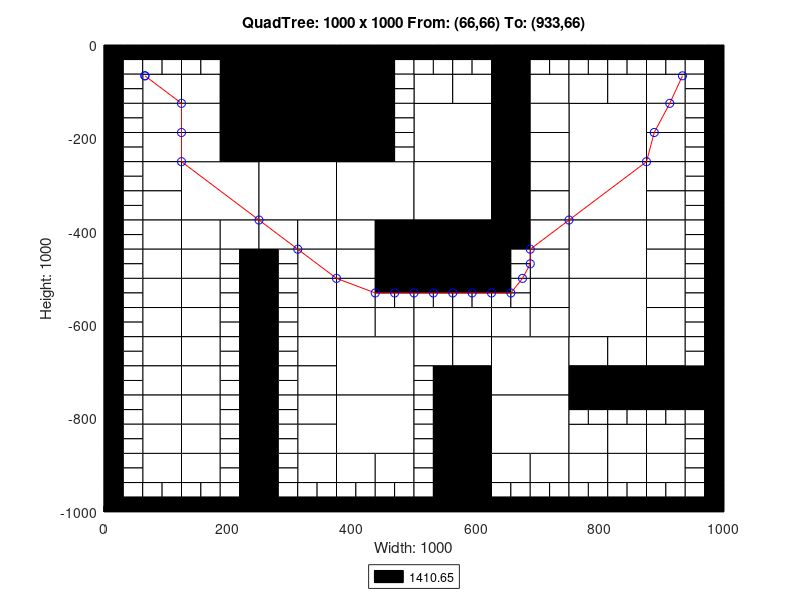

The MATLAB script that drew this image:
axis([0 1000 -1000 0]);
title('QuadTree: 1000 x 1000 From: (66,66) To: (933,66)');
xlabel('Width: 1000');
ylabel('Height: 1000');
rectangle('Position',[250 -125 125 125], 'FaceColor',[0 0 0]);
rectangle('Position',[250 -250 125 125], 'FaceColor',[0 0 0]);
rectangle('Position',[125 -375 125 125], 'FaceColor',[1 1 1]);
rectangle('Position',[250 -375 125 125], 'FaceColor',[1 1 1]);
rectangle('Position',[375 -375 125 125], 'FaceColor',[1 1 1]);
rectangle('Position',[500 -250 125 125], 'FaceColor',[1 1 1]);
rectangle('Position',[750 -250 125 125], 'FaceColor',[1 1 1]);
rectangle('Position',[500 -375 125 125], 'FaceColor',[1 1 1]);
rectangle('Position',[500 -500 125 125], 'FaceColor',[0 0 0]);
rectangle('Position',[750 -375 125 125], 'FaceColor',[1 1 1]);
rectangle('Position',[750 -500 125 125], 'FaceColor',[1 1 1]);
rectangle('Position',[375 -750 125 125], 'FaceColor',[1 1 1]);
rectangle('Position',[375 -875 125 125], 'FaceColor',[1 1 1]);
rectangle('Position',[625 -750 125 125], 'FaceColor',[1 1 1]);
rectangle('Position',[750 -625 125 125], 'FaceColor',[1 1 1]);
rectangle('Position',[625 -875 125 125], 'FaceColor',[1 1 1]);
rectangle('Position',[62.5 -125 62.5 62.5], 'FaceColor',[1 1 1]);
rectangle('Position',[187.5 -62.5 62.5 62.5], 'FaceColor',[0 0 0]);
rectangle('Position',[125 -125 62.5 62.5], 'FaceColor',[1 1 1]);
rectangle('Position',[187.5 -125 62.5 62.5], 'FaceColor',[0 0 0]);
rectangle('Position',[62.5 -187.5 62.5 62.5], 'FaceColor',[1 1 1]);
rectangle('Position',[62.5 -250 62.5 62.5], 'FaceColor',[1 1 1]);
rectangle('Position',[125 -187.5 62.5 62.5], 'FaceColor',[1 1 1]);
rectangle('Position',[187.5 -187.5 62.5 62.5], 'FaceColor',[0 0 0]);
rectangle('Position',[125 -250 62.5 62.5], 'FaceColor',[1 1 1]);
rectangle('Position',[187.5 -250 62.5 62.5], 'FaceColor',[0 0 0]);
rectangle('Position',[375 -62.5 62.5 62.5], 'FaceColor',[0 0 0]);
rectangle('Position',[375 -125 62.5 62.5], 'FaceColor',[0 0 0]);
rectangle('Position',[375 -187.5 62.5 62.5], 'FaceColor',[0 0 0]);
rectangle('Position',[375 -250 62.5 62.5], 'FaceColor',[0 0 0]);
rectangle('Position',[62.5 -312.5 62.5 62.5], 'FaceColor',[1 1 1]);
rectangle('Position',[62.5 -375 62.5 62.5], 'FaceColor',[1 1 1]);
rectangle('Position',[62.5 -437.5 62.5 62.5], 'FaceColor',[1 1 1]);
rectangle('Position',[62.5 -500 62.5 62.5], 'FaceColor',[1 1 1]);
rectangle('Position',[125 -437.5 62.5 62.5], 'FaceColor',[1 1 1]);
rectangle('Position',[187.5 -437.5 62.5 62.5], 'FaceColor',[1 1 1]);
rectangle('Position',[125 -500 62.5 62.5], 'FaceColor',[1 1 1]);
rectangle('Position',[250 -437.5 62.5 62.5], 'FaceColor',[1 1 1]);
rectangle('Position',[312.5 -437.5 62.5 62.5], 'FaceColor',[1 1 1]);
rectangle('Position',[312.5 -500 62.5 62.5], 'FaceColor',[1 1 1]);
rectangle('Position',[375 -437.5 62.5 62.5], 'FaceColor',[1 1 1]);
rectangle('Position',[437.5 -437.5 62.5 62.5], 'FaceColor',[0 0 0]);
rectangle('Position',[375 -500 62.5 62.5], 'FaceColor',[1 1 1]);
rectangle('Position',[437.5 -500 62.5 62.5], 'FaceColor',[0 0 0]);
rectangle('Position',[500 -125 62.5 62.5], 'FaceColor',[1 1 1]);
rectangle('Position',[562.5 -125 62.5 62.5], 'FaceColor',[1 1 1]);
rectangle('Position',[625 -62.5 62.5 62.5], 'FaceColor',[0 0 0]);
rectangle('Position',[625 -125 62.5 62.5], 'FaceColor',[0 0 0]);
rectangle('Position',[687.5 -125 62.5 62.5], 'FaceColor',[1 1 1]);
rectangle('Position',[625 -187.5 62.5 62.5], 'FaceColor',[0 0 0]);
rectangle('Position',[687.5 -187.5 62.5 62.5], 'FaceColor',[1 1 1]);
rectangle('Position',[625 -250 62.5 62.5], 'FaceColor',[0 0 0]);
rectangle('Position',[687.5 -250 62.5 62.5], 'FaceColor',[1 1 1]);
rectangle('Position',[750 -125 62.5 62.5], 'FaceColor',[1 1 1]);
rectangle('Position',[812.5 -125 62.5 62.5], 'FaceColor',[1 1 1]);
rectangle('Position',[875 -125 62.5 62.5], 'FaceColor',[1 1 1]);
rectangle('Position',[875 -187.5 62.5 62.5], 'FaceColor',[1 1 1]);
rectangle('Position',[875 -250 62.5 62.5], 'FaceColor',[1 1 1]);
rectangle('Position',[625 -312.5 62.5 62.5], 'FaceColor',[0 0 0]);
rectangle('Position',[687.5 -312.5 62.5 62.5], 'FaceColor',[1 1 1]);
rectangle('Position',[625 -375 62.5 62.5], 'FaceColor',[0 0 0]);
rectangle('Position',[687.5 -375 62.5 62.5], 'FaceColor',[1 1 1]);
rectangle('Position',[625 -437.5 62.5 62.5], 'FaceColor',[0 0 0]);
rectangle('Position',[687.5 -437.5 62.5 62.5], 'FaceColor',[1 1 1]);
rectangle('Position',[687.5 -500 62.5 62.5], 'FaceColor',[1 1 1]);
rectangle('Position',[875 -312.5 62.5 62.5], 'FaceColor',[1 1 1]);
rectangle('Position',[875 -375 62.5 62.5], 'FaceColor',[1 1 1]);
rectangle('Position',[875 -437.5 62.5 62.5], 'FaceColor',[1 1 1]);
rectangle('Position',[875 -500 62.5 62.5], 'FaceColor',[1 1 1]);
rectangle('Position',[62.5 -562.5 62.5 62.5], 'FaceColor',[1 1 1]);
rectangle('Position',[62.5 -625 62.5 62.5], 'FaceColor',[1 1 1]);
rectangle('Position',[125 -562.5 62.5 62.5], 'FaceColor',[1 1 1]);
rectangle('Position',[125 -625 62.5 62.5], 'FaceColor',[1 1 1]);
rectangle('Position',[62.5 -687.5 62.5 62.5], 'FaceColor',[1 1 1]);
rectangle('Position',[62.5 -750 62.5 62.5], 'FaceColor',[1 1 1]);
rectangle('Position',[125 -687.5 62.5 62.5], 'FaceColor',[1 1 1]);
rectangle('Position',[125 -750 62.5 62.5], 'FaceColor',[1 1 1]);
rectangle('Position',[312.5 -562.5 62.5 62.5], 'FaceColor',[1 1 1]);
rectangle('Position',[312.5 -625 62.5 62.5], 'FaceColor',[1 1 1]);
rectangle('Position',[375 -562.5 62.5 62.5], 'FaceColor',[1 1 1]);
rectangle('Position',[375 -625 62.5 62.5], 'FaceColor',[1 1 1]);
rectangle('Position',[437.5 -625 62.5 62.5], 'FaceColor',[1 1 1]);
rectangle('Position',[312.5 -687.5 62.5 62.5], 'FaceColor',[1 1 1]);
rectangle('Position',[312.5 -750 62.5 62.5], 'FaceColor',[1 1 1]);
rectangle('Position',[62.5 -812.5 62.5 62.5], 'FaceColor',[1 1 1]);
rectangle('Position',[62.5 -875 62.5 62.5], 'FaceColor',[1 1 1]);
rectangle('Position',[125 -812.5 62.5 62.5], 'FaceColor',[1 1 1]);
rectangle('Position',[125 -875 62.5 62.5], 'FaceColor',[1 1 1]);
rectangle('Position',[62.5 -937.5 62.5 62.5], 'FaceColor',[1 1 1]);
rectangle('Position',[125 -937.5 62.5 62.5], 'FaceColor',[1 1 1]);
rectangle('Position',[312.5 -812.5 62.5 62.5], 'FaceColor',[1 1 1]);
rectangle('Position',[312.5 -875 62.5 62.5], 'FaceColor',[1 1 1]);
rectangle('Position',[312.5 -937.5 62.5 62.5], 'FaceColor',[1 1 1]);
rectangle('Position',[375 -937.5 62.5 62.5], 'FaceColor',[1 1 1]);
rectangle('Position',[437.5 -937.5 62.5 62.5], 'FaceColor',[1 1 1]);
rectangle('Position',[500 -625 62.5 62.5], 'FaceColor',[1 1 1]);
rectangle('Position',[562.5 -625 62.5 62.5], 'FaceColor',[1 1 1]);
rectangle('Position',[687.5 -562.5 62.5 62.5], 'FaceColor',[1 1 1]);
rectangle('Position',[625 -625 62.5 62.5], 'FaceColor',[1 1 1]);
rectangle('Position',[687.5 -625 62.5 62.5], 'FaceColor',[1 1 1]);
rectangle('Position',[500 -687.5 62.5 62.5], 'FaceColor',[1 1 1]);
rectangle('Position',[562.5 -687.5 62.5 62.5], 'FaceColor',[1 1 1]);
rectangle('Position',[562.5 -750 62.5 62.5], 'FaceColor',[0 0 0]);
rectangle('Position',[875 -562.5 62.5 62.5], 'FaceColor',[1 1 1]);
rectangle('Position',[875 -625 62.5 62.5], 'FaceColor',[1 1 1]);
rectangle('Position',[750 -687.5 62.5 62.5], 'FaceColor',[1 1 1]);
rectangle('Position',[812.5 -687.5 62.5 62.5], 'FaceColor',[1 1 1]);
rectangle('Position',[750 -750 62.5 62.5], 'FaceColor',[0 0 0]);
rectangle('Position',[812.5 -750 62.5 62.5], 'FaceColor',[0 0 0]);
rectangle('Position',[875 -687.5 62.5 62.5], 'FaceColor',[1 1 1]);
rectangle('Position',[875 -750 62.5 62.5], 'FaceColor',[0 0 0]);
rectangle('Position',[937.5 -750 62.5 62.5], 'FaceColor',[0 0 0]);
rectangle('Position',[562.5 -812.5 62.5 62.5], 'FaceColor',[0 0 0]);
rectangle('Position',[562.5 -875 62.5 62.5], 'FaceColor',[0 0 0]);
rectangle('Position',[562.5 -937.5 62.5 62.5], 'FaceColor',[0 0 0]);
rectangle('Position',[562.5 -1000 62.5 62.5], 'FaceColor',[0 0 0]);
rectangle('Position',[625 -937.5 62.5 62.5], 'FaceColor',[1 1 1]);
rectangle('Position',[687.5 -937.5 62.5 62.5], 'FaceColor',[1 1 1]);
rectangle('Position',[750 -875 62.5 62.5], 'FaceColor',[1 1 1]);
rectangle('Position',[812.5 -875 62.5 62.5], 'FaceColor',[1 1 1]);
rectangle('Position',[875 -875 62.5 62.5], 'FaceColor',[1 1 1]);
rectangle('Position',[750 -937.5 62.5 62.5], 'FaceColor',[1 1 1]);
rectangle('Position',[812.5 -937.5 62.5 62.5], 'FaceColor',[1 1 1]);
rectangle('Position',[875 -937.5 62.5 62.5], 'FaceColor',[1 1 1]);
rectangle('Position',[0 -31.25 31.25 31.25], 'FaceColor',[0 0 0]);
rectangle('Position',[31.25 -31.25 31.25 31.25], 'FaceColor',[0 0 0]);
rectangle('Position',[0 -62.5 31.25 31.25], 'FaceColor',[0 0 0]);
rectangle('Position',[31.25 -62.5 31.25 31.25], 'FaceColor',[1 1 1]);
rectangle('Position',[62.5 -31.25 31.25 31.25], 'FaceColor',[0 0 0]);
rectangle('Position',[93.75 -31.25 31.25 31.25], 'FaceColor',[0 0 0]);
rectangle('Position',[62.5 -62.5 31.25 31.25], 'FaceColor',[1 1 1]);
rectangle('Position',[93.75 -62.5 31.25 31.25], 'FaceColor',[1 1 1]);
rectangle('Position',[0 -93.75 31.25 31.25], 'FaceColor',[0 0 0]);
rectangle('Position',[31.25 -93.75 31.25 31.25], 'FaceColor',[1 1 1]);
rectangle('Position',[0 -125 31.25 31.25], 'FaceColor',[0 0 0]);
rectangle('Position',[31.25 -125 31.25 31.25], 'FaceColor',[1 1 1]);
rectangle('Position',[125 -31.25 31.25 31.25], 'FaceColor',[0 0 0]);
rectangle('Position',[156.25 -31.25 31.25 31.25], 'FaceColor',[0 0 0]);
rectangle('Position',[125 -62.5 31.25 31.25], 'FaceColor',[1 1 1]);
rectangle('Position',[156.25 -62.5 31.25 31.25], 'FaceColor',[1 1 1]);
rectangle('Position',[0 -156.25 31.25 31.25], 'FaceColor',[0 0 0]);
rectangle('Position',[31.25 -156.25 31.25 31.25], 'FaceColor',[1 1 1]);
rectangle('Position',[0 -187.5 31.25 31.25], 'FaceColor',[0 0 0]);
rectangle('Position',[31.25 -187.5 31.25 31.25], 'FaceColor',[1 1 1]);
rectangle('Position',[0 -218.75 31.25 31.25], 'FaceColor',[0 0 0]);
rectangle('Position',[31.25 -218.75 31.25 31.25], 'FaceColor',[1 1 1]);
rectangle('Position',[0 -250 31.25 31.25], 'FaceColor',[0 0 0]);
rectangle('Position',[31.25 -250 31.25 31.25], 'FaceColor',[1 1 1]);
rectangle('Position',[437.5 -31.25 31.25 31.25], 'FaceColor',[0 0 0]);
rectangle('Position',[468.75 -31.25 31.25 31.25], 'FaceColor',[0 0 0]);
rectangle('Position',[437.5 -62.5 31.25 31.25], 'FaceColor',[0 0 0]);
rectangle('Position',[468.75 -62.5 31.25 31.25], 'FaceColor',[1 1 1]);
rectangle('Position',[437.5 -93.75 31.25 31.25], 'FaceColor',[0 0 0]);
rectangle('Position',[468.75 -93.75 31.25 31.25], 'FaceColor',[1 1 1]);
rectangle('Position',[437.5 -125 31.25 31.25], 'FaceColor',[0 0 0]);
rectangle('Position',[468.75 -125 31.25 31.25], 'FaceColor',[1 1 1]);
rectangle('Position',[437.5 -156.25 31.25 31.25], 'FaceColor',[0 0 0]);
rectangle('Position',[468.75 -156.25 31.25 31.25], 'FaceColor',[1 1 1]);
rectangle('Position',[437.5 -187.5 31.25 31.25], 'FaceColor',[0 0 0]);
rectangle('Position',[468.75 -187.5 31.25 31.25], 'FaceColor',[1 1 1]);
rectangle('Position',[437.5 -218.75 31.25 31.25], 'FaceColor',[0 0 0]);
rectangle('Position',[468.75 -218.75 31.25 31.25], 'FaceColor',[1 1 1]);
rectangle('Position',[437.5 -250 31.25 31.25], 'FaceColor',[0 0 0]);
rectangle('Position',[468.75 -250 31.25 31.25], 'FaceColor',[1 1 1]);
rectangle('Position',[0 -281.25 31.25 31.25], 'FaceColor',[0 0 0]);
rectangle('Position',[31.25 -281.25 31.25 31.25], 'FaceColor',[1 1 1]);
rectangle('Position',[0 -312.5 31.25 31.25], 'FaceColor',[0 0 0]);
rectangle('Position',[31.25 -312.5 31.25 31.25], 'FaceColor',[1 1 1]);
rectangle('Position',[0 -343.75 31.25 31.25], 'FaceColor',[0 0 0]);
rectangle('Position',[31.25 -343.75 31.25 31.25], 'FaceColor',[1 1 1]);
rectangle('Position',[0 -375 31.25 31.25], 'FaceColor',[0 0 0]);
rectangle('Position',[31.25 -375 31.25 31.25], 'FaceColor',[1 1 1]);
rectangle('Position',[0 -406.25 31.25 31.25], 'FaceColor',[0 0 0]);
rectangle('Position',[31.25 -406.25 31.25 31.25], 'FaceColor',[1 1 1]);
rectangle('Position',[0 -437.5 31.25 31.25], 'FaceColor',[0 0 0]);
rectangle('Position',[31.25 -437.5 31.25 31.25], 'FaceColor',[1 1 1]);
rectangle('Position',[0 -468.75 31.25 31.25], 'FaceColor',[0 0 0]);
rectangle('Position',[31.25 -468.75 31.25 31.25], 'FaceColor',[1 1 1]);
rectangle('Position',[0 -500 31.25 31.25], 'FaceColor',[0 0 0]);
rectangle('Position',[31.25 -500 31.25 31.25], 'FaceColor',[1 1 1]);
rectangle('Position',[187.5 -468.75 31.25 31.25], 'FaceColor',[1 1 1]);
rectangle('Position',[218.75 -468.75 31.25 31.25], 'FaceColor',[0 0 0]);
rectangle('Position',[187.5 -500 31.25 31.25], 'FaceColor',[1 1 1]);
rectangle('Position',[218.75 -500 31.25 31.25], 'FaceColor',[0 0 0]);
rectangle('Position',[250 -468.75 31.25 31.25], 'FaceColor',[0 0 0]);
rectangle('Position',[281.25 -468.75 31.25 31.25], 'FaceColor',[1 1 1]);
rectangle('Position',[250 -500 31.25 31.25], 'FaceColor',[0 0 0]);
rectangle('Position',[281.25 -500 31.25 31.25], 'FaceColor',[1 1 1]);
rectangle('Position',[500 -31.25 31.25 31.25], 'FaceColor',[0 0 0]);
rectangle('Position',[531.25 -31.25 31.25 31.25], 'FaceColor',[0 0 0]);
rectangle('Position',[500 -62.5 31.25 31.25], 'FaceColor',[1 1 1]);
rectangle('Position',[531.25 -62.5 31.25 31.25], 'FaceColor',[1 1 1]);
rectangle('Position',[562.5 -31.25 31.25 31.25], 'FaceColor',[0 0 0]);
rectangle('Position',[593.75 -31.25 31.25 31.25], 'FaceColor',[0 0 0]);
rectangle('Position',[562.5 -62.5 31.25 31.25], 'FaceColor',[1 1 1]);
rectangle('Position',[593.75 -62.5 31.25 31.25], 'FaceColor',[1 1 1]);
rectangle('Position',[687.5 -31.25 31.25 31.25], 'FaceColor',[0 0 0]);
rectangle('Position',[718.75 -31.25 31.25 31.25], 'FaceColor',[0 0 0]);
rectangle('Position',[687.5 -62.5 31.25 31.25], 'FaceColor',[1 1 1]);
rectangle('Position',[718.75 -62.5 31.25 31.25], 'FaceColor',[1 1 1]);
rectangle('Position',[750 -31.25 31.25 31.25], 'FaceColor',[0 0 0]);
rectangle('Position',[781.25 -31.25 31.25 31.25], 'FaceColor',[0 0 0]);
rectangle('Position',[750 -62.5 31.25 31.25], 'FaceColor',[1 1 1]);
rectangle('Position',[781.25 -62.5 31.25 31.25], 'FaceColor',[1 1 1]);
rectangle('Position',[812.5 -31.25 31.25 31.25], 'FaceColor',[0 0 0]);
rectangle('Position',[843.75 -31.25 31.25 31.25], 'FaceColor',[0 0 0]);
rectangle('Position',[812.5 -62.5 31.25 31.25], 'FaceColor',[1 1 1]);
rectangle('Position',[843.75 -62.5 31.25 31.25], 'FaceColor',[1 1 1]);
rectangle('Position',[875 -31.25 31.25 31.25], 'FaceColor',[0 0 0]);
rectangle('Position',[906.25 -31.25 31.25 31.25], 'FaceColor',[0 0 0]);
rectangle('Position',[875 -62.5 31.25 31.25], 'FaceColor',[1 1 1]);
rectangle('Position',[906.25 -62.5 31.25 31.25], 'FaceColor',[1 1 1]);
rectangle('Position',[937.5 -31.25 31.25 31.25], 'FaceColor',[0 0 0]);
rectangle('Position',[968.75 -31.25 31.25 31.25], 'FaceColor',[0 0 0]);
rectangle('Position',[937.5 -62.5 31.25 31.25], 'FaceColor',[1 1 1]);
rectangle('Position',[968.75 -62.5 31.25 31.25], 'FaceColor',[0 0 0]);
rectangle('Position',[937.5 -93.75 31.25 31.25], 'FaceColor',[1 1 1]);
rectangle('Position',[968.75 -93.75 31.25 31.25], 'FaceColor',[0 0 0]);
rectangle('Position',[937.5 -125 31.25 31.25], 'FaceColor',[1 1 1]);
rectangle('Position',[968.75 -125 31.25 31.25], 'FaceColor',[0 0 0]);
rectangle('Position',[937.5 -156.25 31.25 31.25], 'FaceColor',[1 1 1]);
rectangle('Position',[968.75 -156.25 31.25 31.25], 'FaceColor',[0 0 0]);
rectangle('Position',[937.5 -187.5 31.25 31.25], 'FaceColor',[1 1 1]);
rectangle('Position',[968.75 -187.5 31.25 31.25], 'FaceColor',[0 0 0]);
rectangle('Position',[937.5 -218.75 31.25 31.25], 'FaceColor',[1 1 1]);
rectangle('Position',[968.75 -218.75 31.25 31.25], 'FaceColor',[0 0 0]);
rectangle('Position',[937.5 -250 31.25 31.25], 'FaceColor',[1 1 1]);
rectangle('Position',[968.75 -250 31.25 31.25], 'FaceColor',[0 0 0]);
rectangle('Position',[625 -468.75 31.25 31.25], 'FaceColor',[0 0 0]);
rectangle('Position',[656.25 -468.75 31.25 31.25], 'FaceColor',[1 1 1]);
rectangle('Position',[625 -500 31.25 31.25], 'FaceColor',[0 0 0]);
rectangle('Position',[656.25 -500 31.25 31.25], 'FaceColor',[1 1 1]);
rectangle('Position',[937.5 -281.25 31.25 31.25], 'FaceColor',[1 1 1]);
rectangle('Position',[968.75 -281.25 31.25 31.25], 'FaceColor',[0 0 0]);
rectangle('Position',[937.5 -312.5 31.25 31.25], 'FaceColor',[1 1 1]);
rectangle('Position',[968.75 -312.5 31.25 31.25], 'FaceColor',[0 0 0]);
rectangle('Position',[937.5 -343.75 31.25 31.25], 'FaceColor',[1 1 1]);
rectangle('Position',[968.75 -343.75 31.25 31.25], 'FaceColor',[0 0 0]);
rectangle('Position',[937.5 -375 31.25 31.25], 'FaceColor',[1 1 1]);
rectangle('Position',[968.75 -375 31.25 31.25], 'FaceColor',[0 0 0]);
rectangle('Position',[937.5 -406.25 31.25 31.25], 'FaceColor',[1 1 1]);
rectangle('Position',[968.75 -406.25 31.25 31.25], 'FaceColor',[0 0 0]);
rectangle('Position',[937.5 -437.5 31.25 31.25], 'FaceColor',[1 1 1]);
rectangle('Position',[968.75 -437.5 31.25 31.25], 'FaceColor',[0 0 0]);
rectangle('Position',[937.5 -468.75 31.25 31.25], 'FaceColor',[1 1 1]);
rectangle('Position',[968.75 -468.75 31.25 31.25], 'FaceColor',[0 0 0]);
rectangle('Position',[937.5 -500 31.25 31.25], 'FaceColor',[1 1 1]);
rectangle('Position',[968.75 -500 31.25 31.25], 'FaceColor',[0 0 0]);
rectangle('Position',[0 -531.25 31.25 31.25], 'FaceColor',[0 0 0]);
rectangle('Position',[31.25 -531.25 31.25 31.25], 'FaceColor',[1 1 1]);
rectangle('Position',[0 -562.5 31.25 31.25], 'FaceColor',[0 0 0]);
rectangle('Position',[31.25 -562.5 31.25 31.25], 'FaceColor',[1 1 1]);
rectangle('Position',[0 -593.75 31.25 31.25], 'FaceColor',[0 0 0]);
rectangle('Position',[31.25 -593.75 31.25 31.25], 'FaceColor',[1 1 1]);
rectangle('Position',[0 -625 31.25 31.25], 'FaceColor',[0 0 0]);
rectangle('Position',[31.25 -625 31.25 31.25], 'FaceColor',[1 1 1]);
rectangle('Position',[187.5 -531.25 31.25 31.25], 'FaceColor',[1 1 1]);
rectangle('Position',[218.75 -531.25 31.25 31.25], 'FaceColor',[0 0 0]);
rectangle('Position',[187.5 -562.5 31.25 31.25], 'FaceColor',[1 1 1]);
rectangle('Position',[218.75 -562.5 31.25 31.25], 'FaceColor',[0 0 0]);
rectangle('Position',[187.5 -593.75 31.25 31.25], 'FaceColor',[1 1 1]);
rectangle('Position',[218.75 -593.75 31.25 31.25], 'FaceColor',[0 0 0]);
rectangle('Position',[187.5 -625 31.25 31.25], 'FaceColor',[1 1 1]);
rectangle('Position',[218.75 -625 31.25 31.25], 'FaceColor',[0 0 0]);
rectangle('Position',[0 -656.25 31.25 31.25], 'FaceColor',[0 0 0]);
rectangle('Position',[31.25 -656.25 31.25 31.25], 'FaceColor',[1 1 1]);
rectangle('Position',[0 -687.5 31.25 31.25], 'FaceColor',[0 0 0]);
rectangle('Position',[31.25 -687.5 31.25 31.25], 'FaceColor',[1 1 1]);
rectangle('Position',[0 -718.75 31.25 31.25], 'FaceColor',[0 0 0]);
rectangle('Position',[31.25 -718.75 31.25 31.25], 'FaceColor',[1 1 1]);
rectangle('Position',[0 -750 31.25 31.25], 'FaceColor',[0 0 0]);
rectangle('Position',[31.25 -750 31.25 31.25], 'FaceColor',[1 1 1]);
rectangle('Position',[187.5 -656.25 31.25 31.25], 'FaceColor',[1 1 1]);
rectangle('Position',[218.75 -656.25 31.25 31.25], 'FaceColor',[0 0 0]);
rectangle('Position',[187.5 -687.5 31.25 31.25], 'FaceColor',[1 1 1]);
rectangle('Position',[218.75 -687.5 31.25 31.25], 'FaceColor',[0 0 0]);
rectangle('Position',[187.5 -718.75 31.25 31.25], 'FaceColor',[1 1 1]);
rectangle('Position',[218.75 -718.75 31.25 31.25], 'FaceColor',[0 0 0]);
rectangle('Position',[187.5 -750 31.25 31.25], 'FaceColor',[1 1 1]);
rectangle('Position',[218.75 -750 31.25 31.25], 'FaceColor',[0 0 0]);
rectangle('Position',[250 -531.25 31.25 31.25], 'FaceColor',[0 0 0]);
rectangle('Position',[281.25 -531.25 31.25 31.25], 'FaceColor',[1 1 1]);
rectangle('Position',[250 -562.5 31.25 31.25], 'FaceColor',[0 0 0]);
rectangle('Position',[281.25 -562.5 31.25 31.25], 'FaceColor',[1 1 1]);
rectangle('Position',[250 -593.75 31.25 31.25], 'FaceColor',[0 0 0]);
rectangle('Position',[281.25 -593.75 31.25 31.25], 'FaceColor',[1 1 1]);
rectangle('Position',[250 -625 31.25 31.25], 'FaceColor',[0 0 0]);
rectangle('Position',[281.25 -625 31.25 31.25], 'FaceColor',[1 1 1]);
rectangle('Position',[437.5 -531.25 31.25 31.25], 'FaceColor',[0 0 0]);
rectangle('Position',[468.75 -531.25 31.25 31.25], 'FaceColor',[0 0 0]);
rectangle('Position',[437.5 -562.5 31.25 31.25], 'FaceColor',[1 1 1]);
rectangle('Position',[468.75 -562.5 31.25 31.25], 'FaceColor',[1 1 1]);
rectangle('Position',[250 -656.25 31.25 31.25], 'FaceColor',[0 0 0]);
rectangle('Position',[281.25 -656.25 31.25 31.25], 'FaceColor',[1 1 1]);
rectangle('Position',[250 -687.5 31.25 31.25], 'FaceColor',[0 0 0]);
rectangle('Position',[281.25 -687.5 31.25 31.25], 'FaceColor',[1 1 1]);
rectangle('Position',[250 -718.75 31.25 31.25], 'FaceColor',[0 0 0]);
rectangle('Position',[281.25 -718.75 31.25 31.25], 'FaceColor',[1 1 1]);
rectangle('Position',[250 -750 31.25 31.25], 'FaceColor',[0 0 0]);
rectangle('Position',[281.25 -750 31.25 31.25], 'FaceColor',[1 1 1]);
rectangle('Position',[0 -781.25 31.25 31.25], 'FaceColor',[0 0 0]);
rectangle('Position',[31.25 -781.25 31.25 31.25], 'FaceColor',[1 1 1]);
rectangle('Position',[0 -812.5 31.25 31.25], 'FaceColor',[0 0 0]);
rectangle('Position',[31.25 -812.5 31.25 31.25], 'FaceColor',[1 1 1]);
rectangle('Position',[0 -843.75 31.25 31.25], 'FaceColor',[0 0 0]);
rectangle('Position',[31.25 -843.75 31.25 31.25], 'FaceColor',[1 1 1]);
rectangle('Position',[0 -875 31.25 31.25], 'FaceColor',[0 0 0]);
rectangle('Position',[31.25 -875 31.25 31.25], 'FaceColor',[1 1 1]);
rectangle('Position',[187.5 -781.25 31.25 31.25], 'FaceColor',[1 1 1]);
rectangle('Position',[218.75 -781.25 31.25 31.25], 'FaceColor',[0 0 0]);
rectangle('Position',[187.5 -812.5 31.25 31.25], 'FaceColor',[1 1 1]);
rectangle('Position',[218.75 -812.5 31.25 31.25], 'FaceColor',[0 0 0]);
rectangle('Position',[187.5 -843.75 31.25 31.25], 'FaceColor',[1 1 1]);
rectangle('Position',[218.75 -843.75 31.25 31.25], 'FaceColor',[0 0 0]);
rectangle('Position',[187.5 -875 31.25 31.25], 'FaceColor',[1 1 1]);
rectangle('Position',[218.75 -875 31.25 31.25], 'FaceColor',[0 0 0]);
rectangle('Position',[0 -906.25 31.25 31.25], 'FaceColor',[0 0 0]);
rectangle('Position',[31.25 -906.25 31.25 31.25], 'FaceColor',[1 1 1]);
rectangle('Position',[0 -937.5 31.25 31.25], 'FaceColor',[0 0 0]);
rectangle('Position',[31.25 -937.5 31.25 31.25], 'FaceColor',[1 1 1]);
rectangle('Position',[0 -968.75 31.25 31.25], 'FaceColor',[0 0 0]);
rectangle('Position',[31.25 -968.75 31.25 31.25], 'FaceColor',[1 1 1]);
rectangle('Position',[0 -1000 31.25 31.25], 'FaceColor',[0 0 0]);
rectangle('Position',[31.25 -1000 31.25 31.25], 'FaceColor',[0 0 0]);
rectangle('Position',[62.5 -968.75 31.25 31.25], 'FaceColor',[1 1 1]);
rectangle('Position',[93.75 -968.75 31.25 31.25], 'FaceColor',[1 1 1]);
rectangle('Position',[62.5 -1000 31.25 31.25], 'FaceColor',[0 0 0]);
rectangle('Position',[93.75 -1000 31.25 31.25], 'FaceColor',[0 0 0]);
rectangle('Position',[187.5 -906.25 31.25 31.25], 'FaceColor',[1 1 1]);
rectangle('Position',[218.75 -906.25 31.25 31.25], 'FaceColor',[0 0 0]);
rectangle('Position',[187.5 -937.5 31.25 31.25], 'FaceColor',[1 1 1]);
rectangle('Position',[218.75 -937.5 31.25 31.25], 'FaceColor',[0 0 0]);
rectangle('Position',[125 -968.75 31.25 31.25], 'FaceColor',[1 1 1]);
rectangle('Position',[156.25 -968.75 31.25 31.25], 'FaceColor',[1 1 1]);
rectangle('Position',[125 -1000 31.25 31.25], 'FaceColor',[0 0 0]);
rectangle('Position',[156.25 -1000 31.25 31.25], 'FaceColor',[0 0 0]);
rectangle('Position',[187.5 -968.75 31.25 31.25], 'FaceColor',[1 1 1]);
rectangle('Position',[218.75 -968.75 31.25 31.25], 'FaceColor',[0 0 0]);
rectangle('Position',[187.5 -1000 31.25 31.25], 'FaceColor',[0 0 0]);
rectangle('Position',[218.75 -1000 31.25 31.25], 'FaceColor',[0 0 0]);
rectangle('Position',[250 -781.25 31.25 31.25], 'FaceColor',[0 0 0]);
rectangle('Position',[281.25 -781.25 31.25 31.25], 'FaceColor',[1 1 1]);
rectangle('Position',[250 -812.5 31.25 31.25], 'FaceColor',[0 0 0]);
rectangle('Position',[281.25 -812.5 31.25 31.25], 'FaceColor',[1 1 1]);
rectangle('Position',[250 -843.75 31.25 31.25], 'FaceColor',[0 0 0]);
rectangle('Position',[281.25 -843.75 31.25 31.25], 'FaceColor',[1 1 1]);
rectangle('Position',[250 -875 31.25 31.25], 'FaceColor',[0 0 0]);
rectangle('Position',[281.25 -875 31.25 31.25], 'FaceColor',[1 1 1]);
rectangle('Position',[250 -906.25 31.25 31.25], 'FaceColor',[0 0 0]);
rectangle('Position',[281.25 -906.25 31.25 31.25], 'FaceColor',[1 1 1]);
rectangle('Position',[250 -937.5 31.25 31.25], 'FaceColor',[0 0 0]);
rectangle('Position',[281.25 -937.5 31.25 31.25], 'FaceColor',[1 1 1]);
rectangle('Position',[250 -968.75 31.25 31.25], 'FaceColor',[0 0 0]);
rectangle('Position',[281.25 -968.75 31.25 31.25], 'FaceColor',[1 1 1]);
rectangle('Position',[250 -1000 31.25 31.25], 'FaceColor',[0 0 0]);
rectangle('Position',[281.25 -1000 31.25 31.25], 'FaceColor',[0 0 0]);
rectangle('Position',[312.5 -968.75 31.25 31.25], 'FaceColor',[1 1 1]);
rectangle('Position',[343.75 -968.75 31.25 31.25], 'FaceColor',[1 1 1]);
rectangle('Position',[312.5 -1000 31.25 31.25], 'FaceColor',[0 0 0]);
rectangle('Position',[343.75 -1000 31.25 31.25], 'FaceColor',[0 0 0]);
rectangle('Position',[375 -968.75 31.25 31.25], 'FaceColor',[1 1 1]);
rectangle('Position',[406.25 -968.75 31.25 31.25], 'FaceColor',[1 1 1]);
rectangle('Position',[375 -1000 31.25 31.25], 'FaceColor',[0 0 0]);
rectangle('Position',[406.25 -1000 31.25 31.25], 'FaceColor',[0 0 0]);
rectangle('Position',[437.5 -968.75 31.25 31.25], 'FaceColor',[1 1 1]);
rectangle('Position',[468.75 -968.75 31.25 31.25], 'FaceColor',[1 1 1]);
rectangle('Position',[437.5 -1000 31.25 31.25], 'FaceColor',[0 0 0]);
rectangle('Position',[468.75 -1000 31.25 31.25], 'FaceColor',[0 0 0]);
rectangle('Position',[500 -531.25 31.25 31.25], 'FaceColor',[0 0 0]);
rectangle('Position',[531.25 -531.25 31.25 31.25], 'FaceColor',[0 0 0]);
rectangle('Position',[500 -562.5 31.25 31.25], 'FaceColor',[1 1 1]);
rectangle('Position',[531.25 -562.5 31.25 31.25], 'FaceColor',[1 1 1]);
rectangle('Position',[562.5 -531.25 31.25 31.25], 'FaceColor',[0 0 0]);
rectangle('Position',[593.75 -531.25 31.25 31.25], 'FaceColor',[0 0 0]);
rectangle('Position',[562.5 -562.5 31.25 31.25], 'FaceColor',[1 1 1]);
rectangle('Position',[593.75 -562.5 31.25 31.25], 'FaceColor',[1 1 1]);
rectangle('Position',[625 -531.25 31.25 31.25], 'FaceColor',[0 0 0]);
rectangle('Position',[656.25 -531.25 31.25 31.25], 'FaceColor',[1 1 1]);
rectangle('Position',[625 -562.5 31.25 31.25], 'FaceColor',[1 1 1]);
rectangle('Position',[656.25 -562.5 31.25 31.25], 'FaceColor',[1 1 1]);
rectangle('Position',[500 -718.75 31.25 31.25], 'FaceColor',[1 1 1]);
rectangle('Position',[531.25 -718.75 31.25 31.25], 'FaceColor',[0 0 0]);
rectangle('Position',[500 -750 31.25 31.25], 'FaceColor',[1 1 1]);
rectangle('Position',[531.25 -750 31.25 31.25], 'FaceColor',[0 0 0]);
rectangle('Position',[937.5 -531.25 31.25 31.25], 'FaceColor',[1 1 1]);
rectangle('Position',[968.75 -531.25 31.25 31.25], 'FaceColor',[0 0 0]);
rectangle('Position',[937.5 -562.5 31.25 31.25], 'FaceColor',[1 1 1]);
rectangle('Position',[968.75 -562.5 31.25 31.25], 'FaceColor',[0 0 0]);
rectangle('Position',[937.5 -593.75 31.25 31.25], 'FaceColor',[1 1 1]);
rectangle('Position',[968.75 -593.75 31.25 31.25], 'FaceColor',[0 0 0]);
rectangle('Position',[937.5 -625 31.25 31.25], 'FaceColor',[1 1 1]);
rectangle('Position',[968.75 -625 31.25 31.25], 'FaceColor',[0 0 0]);
rectangle('Position',[937.5 -656.25 31.25 31.25], 'FaceColor',[1 1 1]);
rectangle('Position',[968.75 -656.25 31.25 31.25], 'FaceColor',[0 0 0]);
rectangle('Position',[937.5 -687.5 31.25 31.25], 'FaceColor',[1 1 1]);
rectangle('Position',[968.75 -687.5 31.25 31.25], 'FaceColor',[0 0 0]);
rectangle('Position',[500 -781.25 31.25 31.25], 'FaceColor',[1 1 1]);
rectangle('Position',[531.25 -781.25 31.25 31.25], 'FaceColor',[0 0 0]);
rectangle('Position',[500 -812.5 31.25 31.25], 'FaceColor',[1 1 1]);
rectangle('Position',[531.25 -812.5 31.25 31.25], 'FaceColor',[0 0 0]);
rectangle('Position',[500 -843.75 31.25 31.25], 'FaceColor',[1 1 1]);
rectangle('Position',[531.25 -843.75 31.25 31.25], 'FaceColor',[0 0 0]);
rectangle('Position',[500 -875 31.25 31.25], 'FaceColor',[1 1 1]);
rectangle('Position',[531.25 -875 31.25 31.25], 'FaceColor',[0 0 0]);
rectangle('Position',[500 -906.25 31.25 31.25], 'FaceColor',[1 1 1]);
rectangle('Position',[531.25 -906.25 31.25 31.25], 'FaceColor',[0 0 0]);
rectangle('Position',[500 -937.5 31.25 31.25], 'FaceColor',[1 1 1]);
rectangle('Position',[531.25 -937.5 31.25 31.25], 'FaceColor',[0 0 0]);
rectangle('Position',[500 -968.75 31.25 31.25], 'FaceColor',[1 1 1]);
rectangle('Position',[531.25 -968.75 31.25 31.25], 'FaceColor',[0 0 0]);
rectangle('Position',[500 -1000 31.25 31.25], 'FaceColor',[0 0 0]);
rectangle('Position',[531.25 -1000 31.25 31.25], 'FaceColor',[0 0 0]);
rectangle('Position',[625 -968.75 31.25 31.25], 'FaceColor',[1 1 1]);
rectangle('Position',[656.25 -968.75 31.25 31.25], 'FaceColor',[1 1 1]);
rectangle('Position',[625 -1000 31.25 31.25], 'FaceColor',[0 0 0]);
rectangle('Position',[656.25 -1000 31.25 31.25], 'FaceColor',[0 0 0]);
rectangle('Position',[687.5 -968.75 31.25 31.25], 'FaceColor',[1 1 1]);
rectangle('Position',[718.75 -968.75 31.25 31.25], 'FaceColor',[1 1 1]);
rectangle('Position',[687.5 -1000 31.25 31.25], 'FaceColor',[0 0 0]);
rectangle('Position',[718.75 -1000 31.25 31.25], 'FaceColor',[0 0 0]);
rectangle('Position',[750 -781.25 31.25 31.25], 'FaceColor',[0 0 0]);
rectangle('Position',[781.25 -781.25 31.25 31.25], 'FaceColor',[0 0 0]);
rectangle('Position',[750 -812.5 31.25 31.25], 'FaceColor',[1 1 1]);
rectangle('Position',[781.25 -812.5 31.25 31.25], 'FaceColor',[1 1 1]);
rectangle('Position',[812.5 -781.25 31.25 31.25], 'FaceColor',[0 0 0]);
rectangle('Position',[843.75 -781.25 31.25 31.25], 'FaceColor',[0 0 0]);
rectangle('Position',[812.5 -812.5 31.25 31.25], 'FaceColor',[1 1 1]);
rectangle('Position',[843.75 -812.5 31.25 31.25], 'FaceColor',[1 1 1]);
rectangle('Position',[875 -781.25 31.25 31.25], 'FaceColor',[0 0 0]);
rectangle('Position',[906.25 -781.25 31.25 31.25], 'FaceColor',[0 0 0]);
rectangle('Position',[875 -812.5 31.25 31.25], 'FaceColor',[1 1 1]);
rectangle('Position',[906.25 -812.5 31.25 31.25], 'FaceColor',[1 1 1]);
rectangle('Position',[937.5 -781.25 31.25 31.25], 'FaceColor',[0 0 0]);
rectangle('Position',[968.75 -781.25 31.25 31.25], 'FaceColor',[0 0 0]);
rectangle('Position',[937.5 -812.5 31.25 31.25], 'FaceColor',[1 1 1]);
rectangle('Position',[968.75 -812.5 31.25 31.25], 'FaceColor',[0 0 0]);
rectangle('Position',[937.5 -843.75 31.25 31.25], 'FaceColor',[1 1 1]);
rectangle('Position',[968.75 -843.75 31.25 31.25], 'FaceColor',[0 0 0]);
rectangle('Position',[937.5 -875 31.25 31.25], 'FaceColor',[1 1 1]);
rectangle('Position',[968.75 -875 31.25 31.25], 'FaceColor',[0 0 0]);
rectangle('Position',[750 -968.75 31.25 31.25], 'FaceColor',[1 1 1]);
rectangle('Position',[781.25 -968.75 31.25 31.25], 'FaceColor',[1 1 1]);
rectangle('Position',[750 -1000 31.25 31.25], 'FaceColor',[0 0 0]);
rectangle('Position',[781.25 -1000 31.25 31.25], 'FaceColor',[0 0 0]);
rectangle('Position',[812.5 -968.75 31.25 31.25], 'FaceColor',[1 1 1]);
rectangle('Position',[843.75 -968.75 31.25 31.25], 'FaceColor',[1 1 1]);
rectangle('Position',[812.5 -1000 31.25 31.25], 'FaceColor',[0 0 0]);
rectangle('Position',[843.75 -1000 31.25 31.25], 'FaceColor',[0 0 0]);
rectangle('Position',[937.5 -906.25 31.25 31.25], 'FaceColor',[1 1 1]);
rectangle('Position',[968.75 -906.25 31.25 31.25], 'FaceColor',[0 0 0]);
rectangle('Position',[937.5 -937.5 31.25 31.25], 'FaceColor',[1 1 1]);
rectangle('Position',[968.75 -937.5 31.25 31.25], 'FaceColor',[0 0 0]);
rectangle('Position',[875 -968.75 31.25 31.25], 'FaceColor',[1 1 1]);
rectangle('Position',[906.25 -968.75 31.25 31.25], 'FaceColor',[1 1 1]);
rectangle('Position',[875 -1000 31.25 31.25], 'FaceColor',[0 0 0]);
rectangle('Position',[906.25 -1000 31.25 31.25], 'FaceColor',[0 0 0]);
rectangle('Position',[937.5 -968.75 31.25 31.25], 'FaceColor',[1 1 1]);
rectangle('Position',[968.75 -968.75 31.25 31.25], 'FaceColor',[0 0 0]);
rectangle('Position',[937.5 -1000 31.25 31.25], 'FaceColor',[0 0 0]);
rectangle('Position',[968.75 -1000 31.25 31.25], 'FaceColor',[0 0 0]);
X=[933,912.5,887.5,875,750,687.5,687.5,675,656.25,625,593.75,562.5,531.25,500,468.75,437.5,375,312.5,250,125,125,125,66,66];
Y=[-66,-125,-187.5,-250,-375,-437.5,-468.75,-500,-531.25,-531.25,-531.25,-531.25,-531.25,-531.25,-531.25,-531.25,-500,-437.5,-375,-250,-187.5,-125,-66,-66];
hold on;
plot(X,Y,'r');
plot(X,Y,'bo');
legend('1410.65','Location','southoutside');
